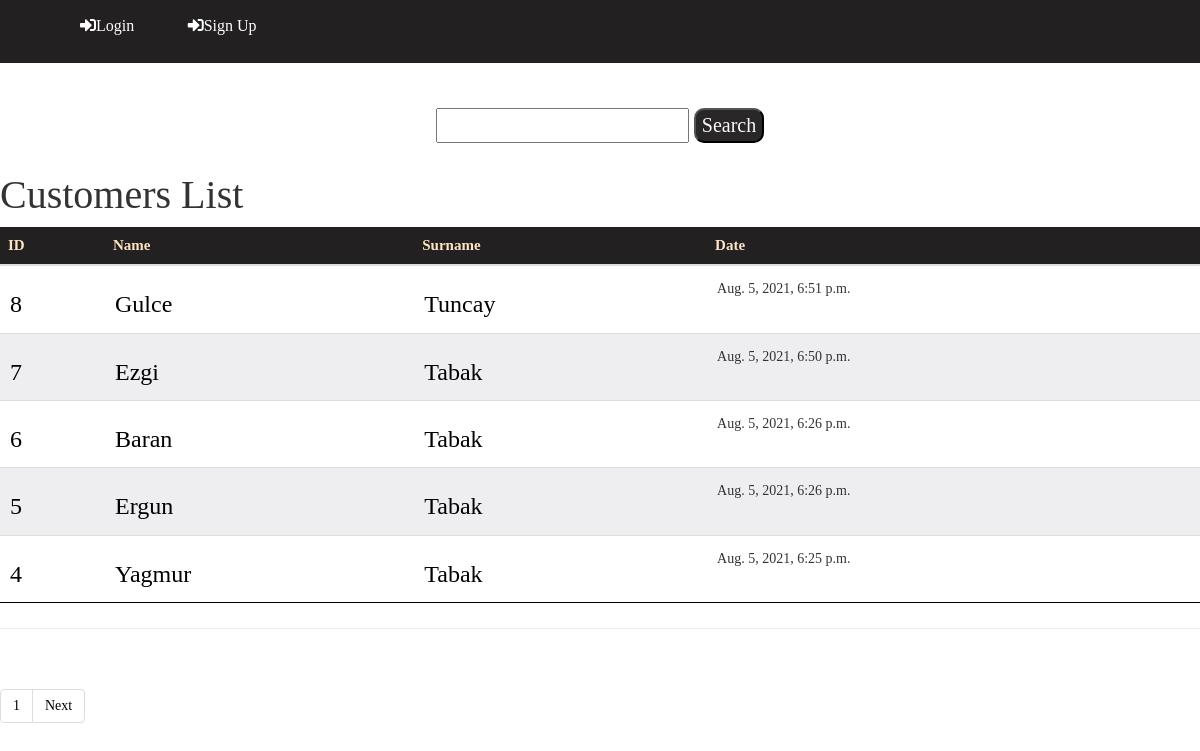
The page /core/ on the database as committed earlier.
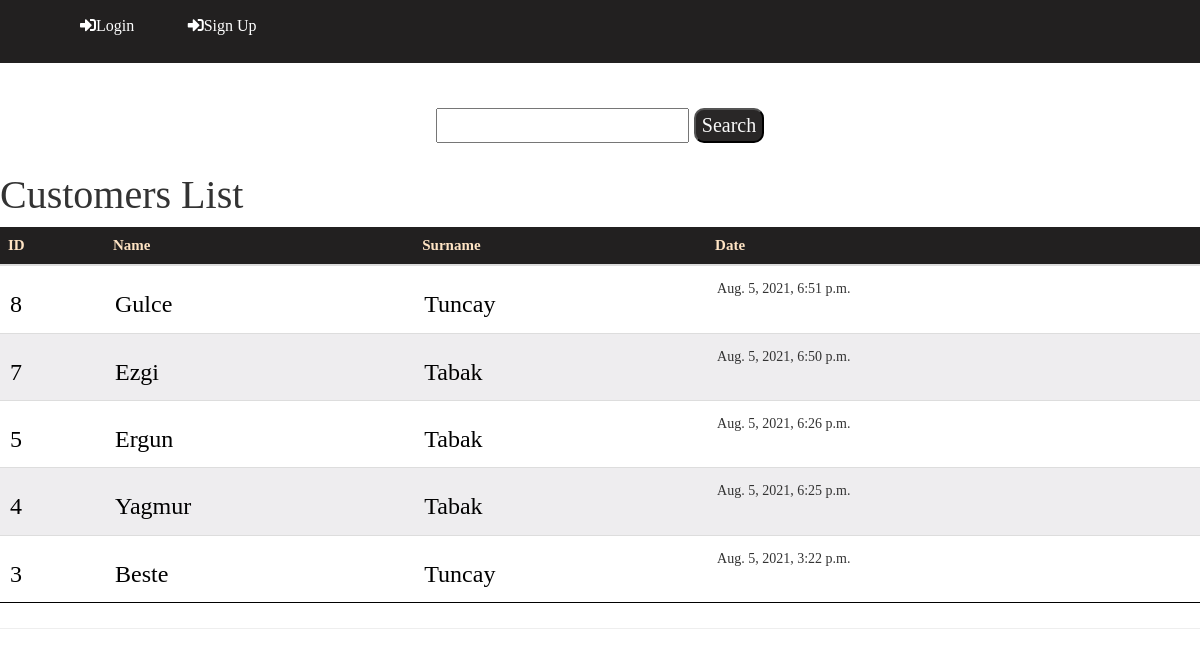
The same page on the database as committed later.
### core/models.py (models this page shows, shortened)
class Customer(models.Model):
    name = models.CharField(max_length=20)
    surname  = models.CharField(max_length=20)
    tc = models.CharField(max_length=11,null=True, unique=True)
    city = models.CharField(max_length=15,null=True)
    district = models.CharField(max_length=15,null=True)
    telephone = models.CharField(max_length=11,null=True,unique=True)
    date= models.DateTimeField(auto_now_add=True)

### core/views.py (the view, shortened to what this page needs)
# urls.py: path('', CustomerListView.as_view(), name = "list"),
class CustomerListView(ListView):
    template_name = 'list.html'
    model = Customer
    context_object_name = 'allcustomers'
    paginate_by = 5
    def get_queryset(self):
        word = self.request.GET.get("word")
        return Customer.objects.all().order_by('-date')

### templates/list.html (shortened to what this page needs)
{% extends "base.html" %}
{% block body %}
{% load static %}
<head>
    <link rel="stylesheet" type="text/css" href="{% static 'main.css' %}?{% now 'U'%}">
    <link rel="stylesheet" href="https://cdnjs.cloudflare.com/ajax/libs/font-awesome/5.15.3/css/all.min.css">
    <link rel="stylesheet" href="https://maxcdn.bootstrapcdn.com/bootstrap/3.4.1/css/bootstrap.min.css">
</head>
<body>
    <div class="header">
        <div class="left-header">
            <ul>
                {% if user.is_authenticated %}
                <li class="#"><a href="/"><i class="fa fa-home" aria-hidden="true"></i>Home Page</a></a></li>
                <li class="#"><a href="core/create"><i class="fa fa-user" aria-hidden="true"></i>Add New
                        Customer</a></a></li>
                <li class="#"><a href="{% url 'logout' %}"><i class=" fas fa-sign-out-alt"
                            aria-hidden="true"></i>Logout</a></a></li>
                {% else %}
                <li><a href="{% url 'login' %}"><i class="fas fa-sign-in-alt " aria-hidden="true"></i>Login</a></li>
                <li><a href="{% url 'register' %}"><i class="fas fa-sign-in-alt " aria-hidden="true"></i>Sign Up</a>
                </li>
                {% endif %}
            </ul>
        </div>
        <br><br>
        <div class="mid-header">
            <form method='GET'>
                <input type='text' name='word' value='{{ request.GET.word }}'>
                <input class="button" type='submit' value='Search'>
            </form>
        </div>
    </div>
    <div class="content-table">
        <h1>Customers List</h1>
        <table class="table ">
            <thead>
                <tr>
                    <th>ID</th>
                    <th>Name</th>
                    <th>Surname</th>
                    <th>Date</th>
                </tr>
            </thead>
            <tbody>
                {% for Customer in allcustomers %}
                <tr>
                    <td>
                        <h3><a href="detail/{{ Customer.id }}" style="color:black">{{ Customer.id }}</a></h3>
                    </td>
                    <td>
                        <h3><a href="detail/{{ Customer.id }}" style="color:black">{{ Customer.name }}</a></h3>
                    </td>
                    <td>
                        <h3><a href="detail/{{ Customer.id }}" style="color:black">{{ Customer.surname }}</a></h3>
                    </td>
                    <td>
                        <h5>{{ Customer.date }}</h5>
                    </td>
                </tr>
                {% endfor %}
            </tbody>
        </table>
    </div>
    <hr>
    <div class="pagination">
        {% if is_paginated %}
        <nav class="navigation">
            <ul class="pagination justify-content-end">
                <li class="page-item ">
                    <a href="#" class="page-link">{{ page_obj.number}}</a>
                </li>
                {% if page_obj.has_next %}
                <li class="page-item">
                    <a href="{{request.path}}?page={{ page_obj.next_page_number }}" class="page-link">Next</a>
                </li>
                {% endif %}
            </ul>
        </nav>
        {% endif %}
    </div>
</body>
{% endblock %}

Rows that differ between the two databases and show on the page:
removed Customer: id "6", name "Baran", surname "Tabak", date "Aug. 5, 2021, 6:26 p.m."
now on this page (row edited): Customer: id "3", name "Beste", surname "Tuncay", date "Aug. 5, 2021, 3:22 p.m."
Other text that changed with them:
{{ page_obj.number }}: "1" → (not shown)
text no longer shown: "Next"
